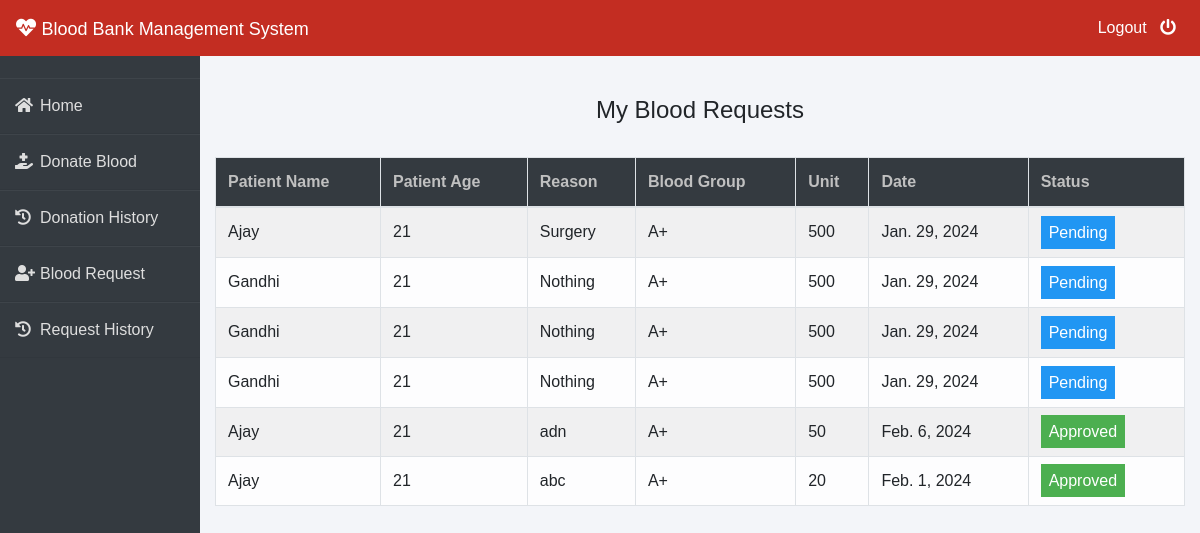
Screenshot of /donor/request-history (signed in) with the database file from the repository.
### blood/models.py (models this page shows, shortened)
class BloodRequest(models.Model):
    request_by_patient=models.ForeignKey(pmodels.Patient,null=True,on_delete=models.CASCADE)
    request_by_donor=models.ForeignKey(dmodels.Donor,null=True,on_delete=models.CASCADE)
    patient_name=models.CharField(max_length=30)
    patient_age=models.PositiveIntegerField()
    reason=models.CharField(max_length=500)
    bloodgroup=models.CharField(max_length=10)
    unit=models.PositiveIntegerField()
    status=models.CharField(max_length=20,default="Pending")
    date=models.DateField(auto_now=True)
    location=models.CharField(max_length=500)
    phone_no=models.PositiveIntegerField()

### donor/views.py (the view)
# urls.py: path('request-history', views.request_history_view,name='request-history'),
def request_history_view(request):
    donor= models.Donor.objects.get(user_id=request.user.id)
    blood_request=bmodels.BloodRequest.objects.all().filter(request_by_donor=donor)
    return render(request,'donor/request_history.html',{'blood_request':blood_request})

### templates/donor/request_history.html (shortened to what this page needs)
{% extends 'donor/donorbase.html' %}
{% block content %}
{% load widget_tweaks %}
{%load static%}
<head>
   </head>
<br><br>
<div class="container">
    <H4 class="text-center">My Blood Requests</H4><br>
    <table class="table table-light table-hover table-bordered table-striped">
        <thead class="bg-dark">
            <tr>
                <th scope="col" style="color: rgb(192, 192, 192);">Patient Name</th>
                <th scope="col" style="color: rgb(192, 192, 192);">Patient Age</th>
                <th scope="col" style="color: rgb(192, 192, 192);">Reason</th>
                <th scope="col" style="color: rgb(192, 192, 192);">Blood Group</th>
                <th scope="col" style="color: rgb(192, 192, 192);">Unit</th>
                <th scope="col" style="color: rgb(192, 192, 192);"> Date</th>
                <th scope="col" style="color: rgb(192, 192, 192);">Status</th>
            </tr>
        </thead>
        <tbody>
            {% for t in blood_request %}
            <tr>
                <td> {{t.patient_name}}</td>
                <td>{{t.patient_age}}</td>
                <td>{{t.reason}}</td>
                <td>{{t.bloodgroup}}</td>
                <td>{{t.unit}}</td>
                <td>{{t.date}}</td>
                {% if t.status == 'Approved' %}
                <td><span class="label success"> Approved</span></td>
                {% elif t.status == 'Rejected' %}
                <td><span class="label danger">Rejected</span></td>
                {% else %}
                <td><span style="color: white;margin-left: 0px;" class="label info">Pending</span></td>
                {% endif %}
            </tr>
            {% endfor %}
        </tbody>
    </table>
</div>
{% endblock content %}

### templates/donor/donorbase.html (style rules this page uses)
* { margin: 0; padding: 0; box-sizing: border-box; list-style: none; text-decoration: none; font-family: 'Josefin Sans', sans-serif; }
body { background-color: #f3f5f9; }
.wrapper .main_content .info { margin: 20px; color: #717171; line-height: 25px; }

### templates/donor/request_history.html (style rules this page uses)
.label { color: white; padding: 8px; }
.success { background-color: #4CAF50; }
.info { background-color: #2196F3; }

### rows the page displays
BloodRequest: patient_name "Ajay", patient_age "21", reason "Surgery", bloodgroup "A+", unit "500", date "Jan. 29, 2024", status "Pending"
BloodRequest: patient_name "Gandhi", patient_age "21", reason "Nothing", bloodgroup "A+", unit "500", date "Jan. 29, 2024", status "Pending"
BloodRequest: patient_name "Gandhi", patient_age "21", reason "Nothing", bloodgroup "A+", unit "500", date "Jan. 29, 2024", status "Pending"
BloodRequest: patient_name "Gandhi", patient_age "21", reason "Nothing", bloodgroup "A+", unit "500", date "Jan. 29, 2024", status "Pending"
BloodRequest: patient_name "Ajay", patient_age "21", reason "adn", bloodgroup "A+", unit "50", date "Feb. 6, 2024", status "Approved"
BloodRequest: patient_name "Ajay", patient_age "21", reason "abc", bloodgroup "A+", unit "20", date "Feb. 1, 2024", status "Approved"
